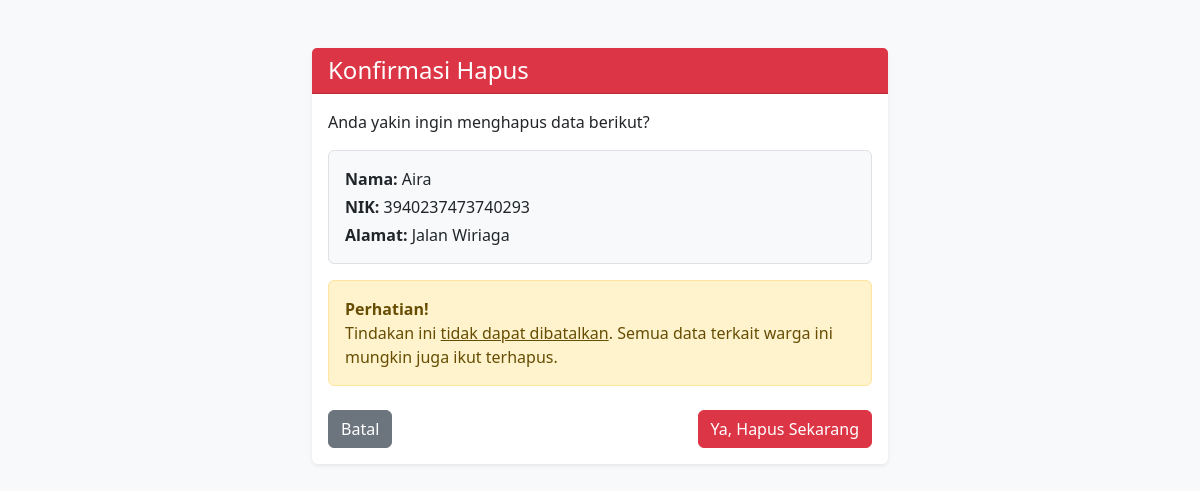
The app's page /warga/2/hapus/ with its own data.
### warga/models.py (models this page shows, shortened)
class Warga(models.Model):
    nik = models.CharField(max_length=16, unique=True, verbose_name="Nomor Induk Kependudukan")
    nama_lengkap = models.CharField(max_length=100, verbose_name="Nama Lengkap")
    alamat = models.TextField(verbose_name="Alamat Tinggal")
    no_telepon = models.CharField(max_length=15, blank=True, verbose_name="Nomor Telepon")
    tanggal_registrasi = models.DateTimeField(auto_now_add=True)

### warga/views.py (the view)
# urls.py: path('<int:pk>/hapus/', WargaDeleteView.as_view(), name='warga-hapus'),
class WargaDeleteView(DeleteView):
    model = Warga
    template_name = 'warga/warga_confirm_delete.html'
    success_url = reverse_lazy('warga-list')

### warga/templates/warga/warga_confirm_delete.html (shortened to what this page needs)
<!DOCTYPE html>
<html>
<head>
    <link href="https://cdn.jsdelivr.net/npm/bootstrap@5.3.2/dist/css/bootstrap.min.css" rel="stylesheet">
</head>
<body class="bg-light">
<div class="container mt-5" style="max-width: 600px;">
    <div class="card shadow-sm border-0">
        <div class="card-header bg-danger text-white d-flex justify-content-between align-items-center">
            <h4 class="mb-0">Konfirmasi Hapus</h4>
        </div>
        <div class="card-body">
            <p class="mb-3">
                Anda yakin ingin menghapus data berikut?
            </p>
            <div class="p-3 mb-3 bg-light border rounded">
                <p class="mb-1"><strong>Nama:</strong> {{ object.nama_lengkap }}</p>
                <p class="mb-1"><strong>NIK:</strong> {{ object.nik }}</p>
                <p class="mb-0"><strong>Alamat:</strong> {{ object.alamat }}</p>
            </div>
            <div class="alert alert-warning">
                <strong>Perhatian!</strong><br>
                Tindakan ini <u>tidak dapat dibatalkan</u>.
                Semua data terkait warga ini mungkin juga ikut terhapus.
            </div>
            <form method="post">
                <div class="d-flex justify-content-between mt-4">
                    <a href="{% url 'warga-detail' object.pk %}" class="btn btn-secondary">
                        Batal
                    </a>
                    <button type="submit" class="btn btn-danger">
                        Ya, Hapus Sekarang
                    </button>
                </div>
            </form>
        </div>
    </div>
</div>
</body>
</html>

### records on screen
Warga: nama_lengkap "Aira", nik "3940237473740293", alamat "Jalan Wiriaga"
